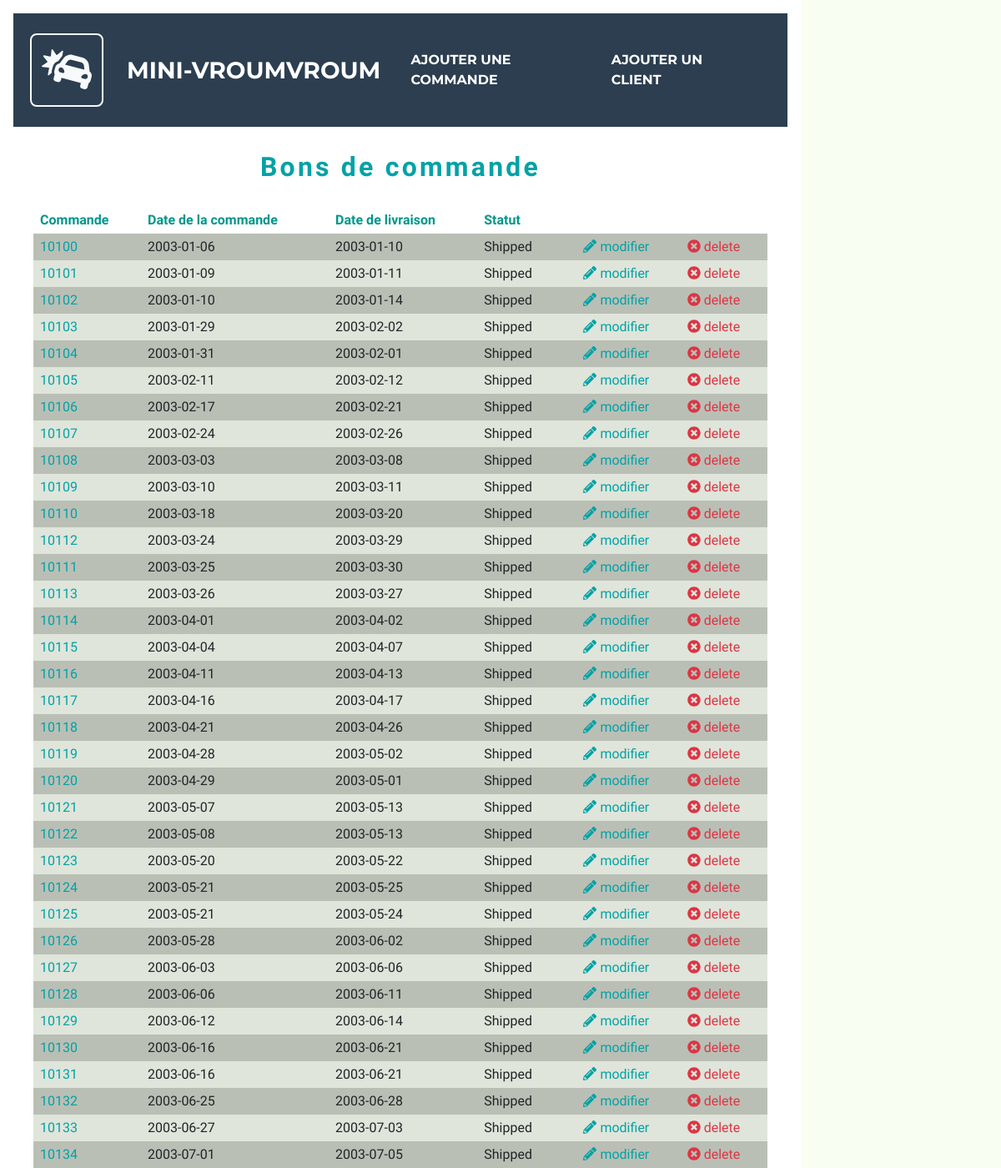
The page / (upper part) on the database its author committed.
### tables this page shows
CREATE TABLE `orders` (
  `orderNumber` int(11) NOT NULL,
  `orderDate` date NOT NULL,
  `requiredDate` date NOT NULL,
  `shippedDate` date DEFAULT NULL,
  `status` varchar(15) NOT NULL,
  `comments` text,
  `customerNumber` int(11) NOT NULL
);

### src/index.php (called while the page is built)
<?php
$pdo = new PDO('mysql:host=localhost;dbname=classicmodels', 'root', '');
$pdo->exec('SET NAMES UTF8');
$query = $pdo->prepare
(
    'SELECT
        orderNumber,
        orderDate,
        shippedDate,
        status
     FROM orders
     ORDER BY orderDate'
);
$query->execute();
$orders = $query->fetchAll(PDO::FETCH_ASSOC);
include 'templates/index.php';

### src/templates/list_command.php (the view, shortened to what this page needs)
<div >
    <div class="container-fluid center">
    <h1>Bons de commande</h1>
    <table class="standard-table">
        <thead>
            <tr>
                <th>Commande</th>
                <th>Date de la commande</th>
                <th>Date de livraison</th>
                <th>Statut</th>
            </tr>
        </thead>
          <tbody>
            <?php
           foreach ($orders as $order):
            ?>
                <tr>
                    <td>
                        <a href="order-form.php?orderNumber=<?= $order['orderNumber'] ?>"><?= $order['orderNumber'] ?></a>
                    </td>
                    <td><?= $order['orderDate'] ?></td>
                    <td><?= $order['shippedDate'] ?></td>
                    <td><?= $order['status'] ?></td>
                    <td><a href="update-command.php?orderNumber=<?= $order['orderNumber'] ?>"  class="text"><i class="fa fa-pencil-alt "></i> modifier</a></td>
                    <td><a href="delete-command.php?orderNumber=<?= $order['orderNumber'] ?>"  class="text-danger"><i class="fa fa-times-circle "></i> delete</a></td>
                </tr>
            <?php endforeach ?>
        </tbody>
    </table>
</div>
            </div>

### src/templates/head.php (shortened to what this page needs)
<!DOCTYPE html>
<html lang="fr">
<head>
        <link href="css/styles.css" rel="stylesheet" />
    <link rel="stylesheet" href="css/order-form.css">
    <link rel="stylesheet" href="normalize-3.0.3.min.css">
    <link rel="stylesheet" href="css/font-awesome.min.css">
    <link rel="stylesheet" href="css/blog-theme.css">
    <link rel="stylesheet" href="css/ui-button.css">
    <link rel="stylesheet" href="css/ui-form.css">
</head>
<html>
    <body>
        <div>
            <nav class="navbar navbar-expand-lg bg-secondary text-uppercase " id="mainNav">
                <div style="font-size: 3rem; " class="btn btn-outline-light mx-1"  >
                    <i class="fas fa-fw fa-car-crash"></i>
                </div>
                <div class="container-fluid">
                    <a class="navbar-brand js-scroll-trigger" href="index.php">Mini-vroumvroum</a>
                    <div class="collapse navbar-collapse" id="navbarResponsive">
                        <ul class="navbar-nav ml-auto">
                            <li class="nav-item mx-0 mx-lg-1"><a class="nav-link py-3 px-0 px-lg-3 rounded js-scroll-trigger" href=add-command.php >Ajouter une commande</a></li>
                            <li class="nav-item mx-0 mx-lg-1"><a class="nav-link py-3 px-0 px-lg-3 rounded js-scroll-trigger" href="add-customer">Ajouter un client</a></li>
                        </ul>
                    </div>
                </div>
            </nav>
        </div>

### src/templates/footer.php (shortened to what this page needs)
</body>
<html>

### src/templates/index.php
<?php
require 'head.php';
?>
<?php
include 'list_command.php';
?>
  <?php
    require 'footer.php';
    ?>
</body>

### src/css/order-form.css (style rules this page uses)
a { color: #7F3734; text-decoration: none; transition: color 0.25s; }
body { margin: 0 auto; padding: 1em; min-height: 100%; width: 80%; font-family: 'Open Sans', sans-serif; }
html { height: 100%; background-color: #F8FFF2; }
h1 { color: #00968B; }
.standard-table { border-collapse: collapse; width: 100%; }
.standard-table tbody tr { transition: background-color 0.25s; }
.standard-table tbody tr:nth-child(even), .standard-table tfoot tr:nth-child(even) { background-color: #DFE5DA; }
.standard-table tbody tr:nth-child(odd), .standard-table tfoot tr:nth-child(odd) { background-color: #BABFB5; }
.standard-table td, .standard-table th { padding: 0.25em 0.5em; }
.standard-table th { color: #00968B; }
.standard-table tfoot tr, .standard-table thead tr { text-align: left; }

### src/css/blog-theme.css (style rules this page uses)
a { color: #01A2A6; transition: all 0.25s; }
body { font-family: 'Dosis', sans-serif; }
h1 { height: 96px; margin: 0; font-family: 'Amatic SC', cursive; line-height: 96px; text-align: center; }
h1, h2 { color: #01A2A6; letter-spacing: 0.1em; }

### rows shown on the page
orders: orderNumber "10100", orderDate "2003-01-06", shippedDate "2003-01-10", status "Shipped"
orders: orderNumber "10101", orderDate "2003-01-09", shippedDate "2003-01-11", status "Shipped"
orders: orderNumber "10102", orderDate "2003-01-10", shippedDate "2003-01-14", status "Shipped"
orders: orderNumber "10103", orderDate "2003-01-29", shippedDate "2003-02-02", status "Shipped"
orders: orderNumber "10104", orderDate "2003-01-31", shippedDate "2003-02-01", status "Shipped"
orders: orderNumber "10105", orderDate "2003-02-11", shippedDate "2003-02-12", status "Shipped"
orders: orderNumber "10106", orderDate "2003-02-17", shippedDate "2003-02-21", status "Shipped"
orders: orderNumber "10107", orderDate "2003-02-24", shippedDate "2003-02-26", status "Shipped"
orders: orderNumber "10108", orderDate "2003-03-03", shippedDate "2003-03-08", status "Shipped"
orders: orderNumber "10109", orderDate "2003-03-10", shippedDate "2003-03-11", status "Shipped"
orders: orderNumber "10110", orderDate "2003-03-18", shippedDate "2003-03-20", status "Shipped"
orders: orderNumber "10112", orderDate "2003-03-24", shippedDate "2003-03-29", status "Shipped"
orders: orderNumber "10111", orderDate "2003-03-25", shippedDate "2003-03-30", status "Shipped"
orders: orderNumber "10113", orderDate "2003-03-26", shippedDate "2003-03-27", status "Shipped"
orders: orderNumber "10114", orderDate "2003-04-01", shippedDate "2003-04-02", status "Shipped"
orders: orderNumber "10115", orderDate "2003-04-04", shippedDate "2003-04-07", status "Shipped"
orders: orderNumber "10116", orderDate "2003-04-11", shippedDate "2003-04-13", status "Shipped"
orders: orderNumber "10117", orderDate "2003-04-16", shippedDate "2003-04-17", status "Shipped"
orders: orderNumber "10118", orderDate "2003-04-21", shippedDate "2003-04-26", status "Shipped"
orders: orderNumber "10119", orderDate "2003-04-28", shippedDate "2003-05-02", status "Shipped"
orders: orderNumber "10120", orderDate "2003-04-29", shippedDate "2003-05-01", status "Shipped"
orders: orderNumber "10121", orderDate "2003-05-07", shippedDate "2003-05-13", status "Shipped"
orders: orderNumber "10122", orderDate "2003-05-08", shippedDate "2003-05-13", status "Shipped"
orders: orderNumber "10123", orderDate "2003-05-20", shippedDate "2003-05-22", status "Shipped"
orders: orderNumber "10124", orderDate "2003-05-21", shippedDate "2003-05-25", status "Shipped"
orders: orderNumber "10125", orderDate "2003-05-21", shippedDate "2003-05-24", status "Shipped"
orders: orderNumber "10126", orderDate "2003-05-28", shippedDate "2003-06-02", status "Shipped"
orders: orderNumber "10127", orderDate "2003-06-03", shippedDate "2003-06-06", status "Shipped"
orders: orderNumber "10128", orderDate "2003-06-06", shippedDate "2003-06-11", status "Shipped"
orders: orderNumber "10129", orderDate "2003-06-12", shippedDate "2003-06-14", status "Shipped"
orders: orderNumber "10130", orderDate "2003-06-16", shippedDate "2003-06-21", status "Shipped"
orders: orderNumber "10131", orderDate "2003-06-16", shippedDate "2003-06-21", status "Shipped"
orders: orderNumber "10132", orderDate "2003-06-25", shippedDate "2003-06-28", status "Shipped"
orders: orderNumber "10133", orderDate "2003-06-27", shippedDate "2003-07-03", status "Shipped"
orders: orderNumber "10134", orderDate "2003-07-01", shippedDate "2003-07-05", status "Shipped"
